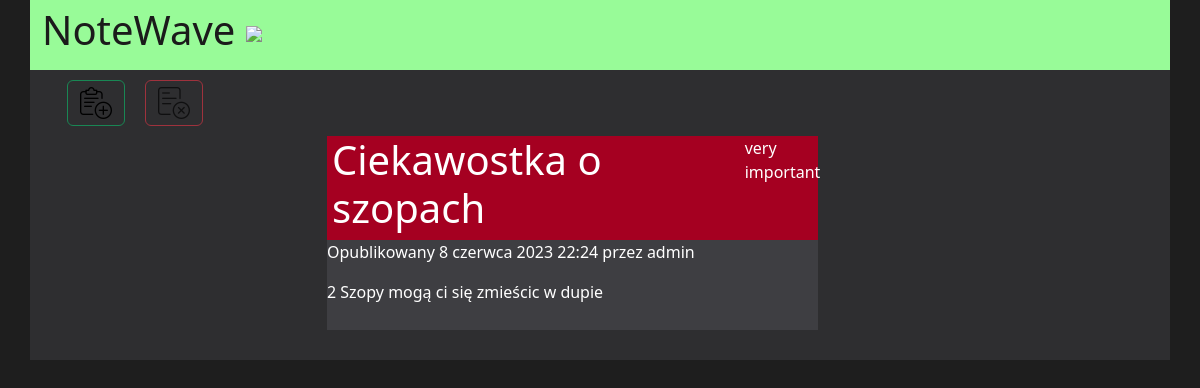
The page /detail/4 on the database as committed earlier.
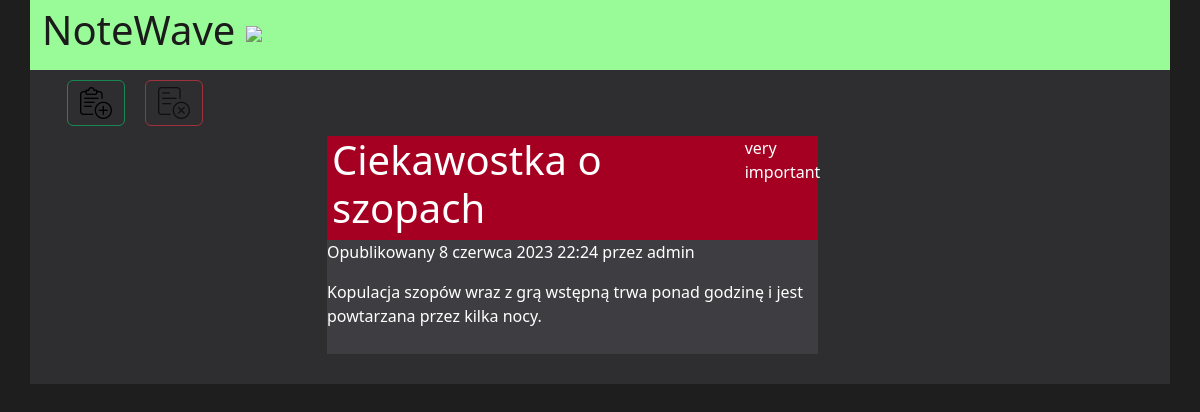
The same page on the database as committed later.
### project/models.py (models this page shows, shortened)
class Post(models.Model):
    STATUS_CHOICES = (
        ('very important', 'Bardzo Ważne'),
        ('important','Ważne'),
        ('not as important', 'Nie tak ważne'),
        ('not important', 'Nieważne'),
    )
    tytul = models.CharField(max_length=100)
    tresc = models.TextField()
    data_utworzenia = models.DateTimeField(default=timezone.now())
    autor = models.ForeignKey(User, on_delete=models.CASCADE)
    priorytet = models.CharField(max_length=20,choices=STATUS_CHOICES,default='draft')

### project/views.py (the view)
# urls.py: path('detail/<int:pk>', post_detail.as_view(), name='detail'),
class post_detail(DetailView):
    model = Post
    template_name = 'project/post/detail.html'

### project/templates/project/post/detail.html (shortened to what this page needs)
{% load static %}
<!doctype html>
<html lang="en">
  <head>
    <link href="https://cdn.jsdelivr.net/npm/bootstrap@5.3.0-alpha3/dist/css/bootstrap.min.css" rel="stylesheet">
    <link href="{% static 'css/style.css' %}" rel="stylesheet">
</head>
  <body>
     <header class="container-xl">
         <div class="name"><a href="..">NoteWave <img src="{% static 'photos/notes.png' %}"></a> </div>
        </header>
        <main class="container-xl">
          <div class="panel">
            <div class="buttons">
                 <div class="add">
                      <button type="button" class="btn btn-outline-success"><a href="/add_post"><img src="{% static 'photos/add.png' %}" alt="add"></a></button>
                 </div>
                 <div class="remove">
                      <button type="button" class="btn btn-outline-danger" disabled><a href=""><img src="{% static 'photos/remove.png' %}" alt="remove"></a></button>
                 </div>
             </div>
          </div>
          <div class="container-xl">
        <div class="conten">
            <div class="head" id="colo">
                <h1>{{ post.tytul }}</h1>
                <p id="name">{{ post.priorytet }}</p>
            </div>
        <p>Opublikowany {{ post.data_utworzenia }} przez {{ post.autor }}</p>
        <div class="souce">{{ post.tresc|linebreaks }}</div>
        </div>
    </div>
        </main>

### project/static/css/style.css (style rules this page uses)
body { background-color: #1e1e1e; margin: 0px; padding: 0px; }
header,footer,main { background-color: #2e2e30; }
header { height: 70px; display: flex; flex-wrap: wrap; background-color: #98FB98; margin: 0px 0px 0px 5px; }
div.name>a { font-size: 40px; color: #1b1b1b; text-decoration: none; }
div.panel { display: flex; flex-wrap: wrap; margin: auto; padding: auto; }
div.panel>div { padding-left:15px; }
div.add { padding-left:10px; padding-right: 20px; }
div.conten { margin-top:10px; color: white; background-color: #3e3e42; margin-left:25%; margin-right: 30%; }
div.buttons { padding-top:10px; width: 30%; display: flex; }
div.head { display: flex; background-color: #FED8B1; }
div.head>p { width: 15%; margin-left: 15px; }
div.head>h1 { width: 85%; margin-left: 5px; }
div.souce { padding-bottom: 10px; }
div.container-xl { padding-bottom: 30px; }

Rows that differ between the two databases and show on the page:
changed Post "Ciekawostka o szopach": tresc "2 Szopy mogą ci się zmieścic w dupie" → "Kopulacja szopów wraz z grą wstępną trwa ponad godzinę i jest powtarzana przez kilka nocy."
